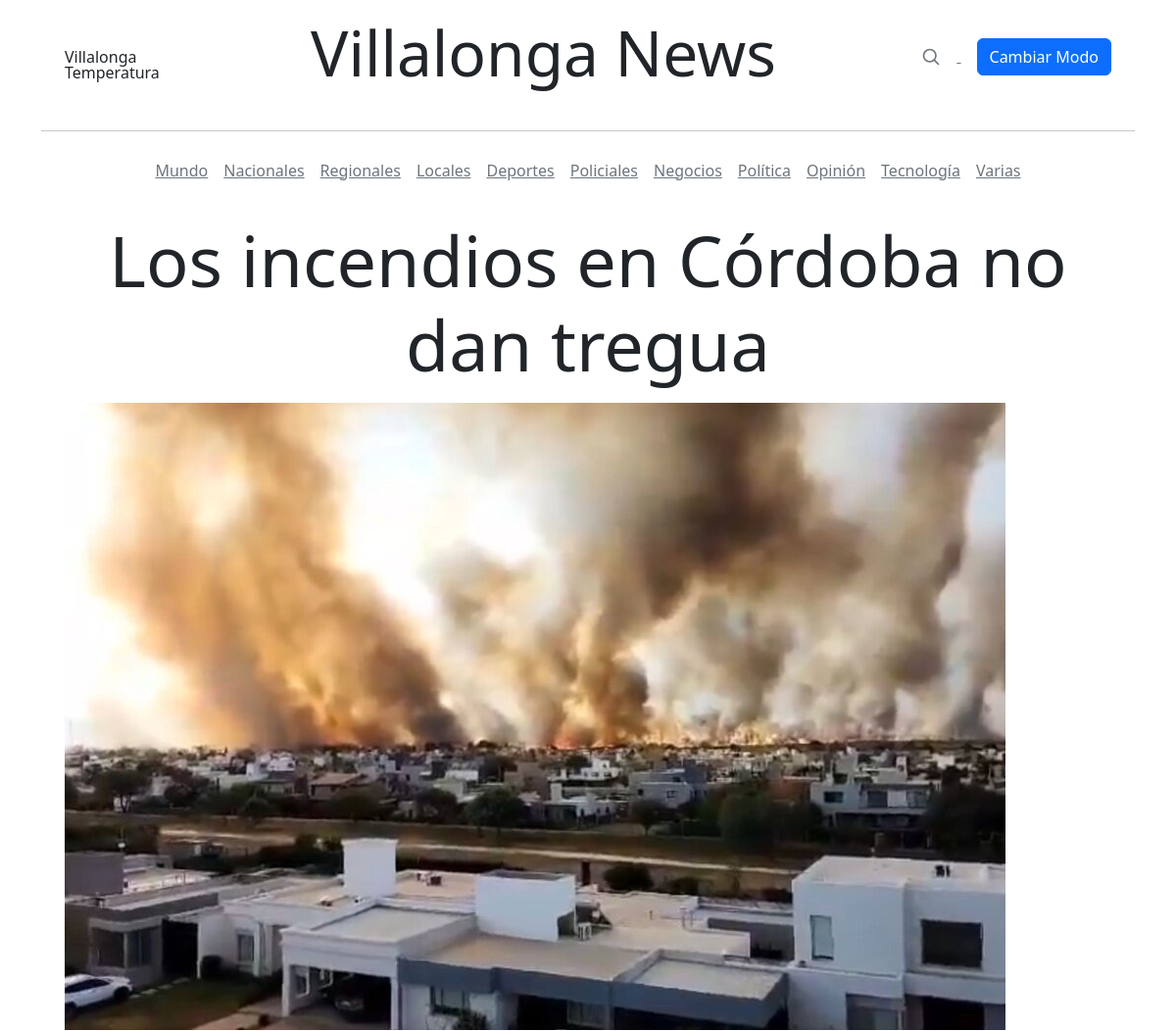
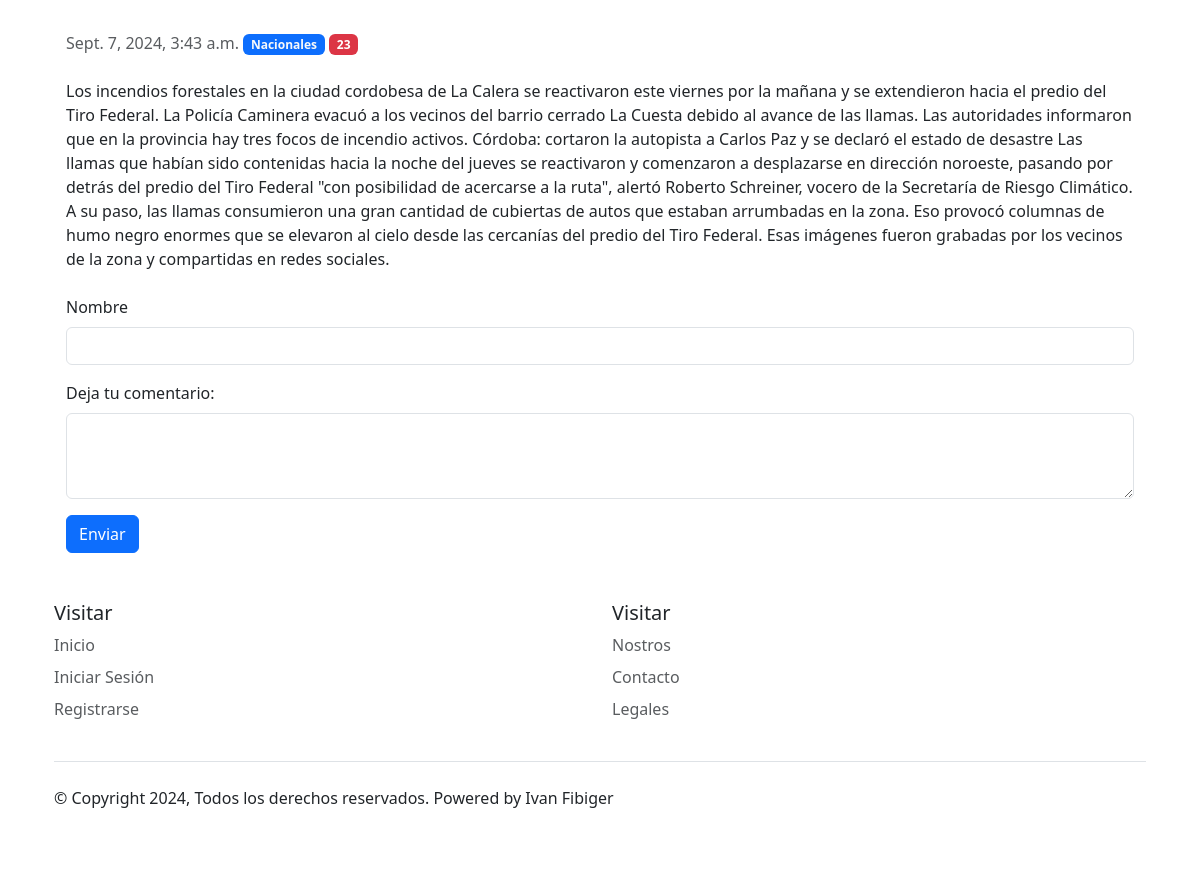
The page /articulo/5/ on the database its author committed (2 pictures, top to bottom).
### core/models.py (models this page shows, shortened)
class Article(models.Model):
    title = models.CharField(max_length=250)
    lead = models.TextField(null=True)
    body = models.TextField()
    media = models.FileField(upload_to='media/', null=True, blank=True)
    media_footer = models.CharField(max_length=250, blank=True)
    author = models.ForeignKey(User, on_delete=models.CASCADE, related_name='articles')
    category = models.ForeignKey(Category, on_delete=models.CASCADE)
    published_date = models.DateTimeField(auto_now_add=True)
    updated_date = models.DateTimeField(auto_now=True)
    is_featured = models.BooleanField(default=False)
    is_important = models.BooleanField(default=False)
    class Meta:
        ordering = ['-published_date']

class Category(models.Model):
    name = models.CharField(max_length=60, unique=True)
    def __str__(self):
        return self.name

### core/views.py (the view)
# urls.py: path('articulo/<int:id>/', views.article_detail, name='article_detail'),
def article_detail(request, id):
    article_detail = get_object_or_404(Article, id=id)
    return render(request, 'articulo.html', {'article_detail': article_detail})

### core/templates/articulo.html (shortened to what this page needs)
{% load static %}
<!DOCTYPE html>
<html lang="es">
<head>
  <link href="https://cdn.jsdelivr.net/npm/bootstrap@5.3.2/dist/css/bootstrap.min.css" rel="stylesheet"
>
  <link rel="stylesheet" type="text/css"
    href="https://cdnjs.cloudflare.com/ajax/libs/slick-carousel/1.8.1/slick.min.css" />
  <link rel="stylesheet" type="text/css"
    href="https://cdnjs.cloudflare.com/ajax/libs/slick-carousel/1.8.1/slick-theme.min.css" />
  <link rel="stylesheet" href="{% static 'css/blog.css' %}">
</head>
<body>
  <div class="container">
<div class="container">
  <header class="blog-header lh-1 py-3">
    <div class="container">
      <div class="row flex-nowrap justify-content-between align-items-center">
        <div class="col-4 col-sm-2">
          <div id="weatherWidget" class="tie-weather-widget is-animated d-none d-sm-block" title="Weather">
            <div class="weather-wrap">
              <div class="weather-forecast-day small-weather-icons">
                <div class="weather-icon">
                </div>
              </div>
              <div class="city-data">
                <span id="cityName">Villalonga</span>
                <span id="weatherTemp" class="weather-current-temp">Temperatura</span>
              </div>
            </div>
          </div>
        </div>
        <div class="col-4 col-sm-6 text-center">
          <h1 class="display-3 text-center"><a class="blog-header-logo text-dark" href="{% url 'index' %}" id="titulo-principal">Villalonga News</a></h1>
        </div>
        <div class="col-4 col-sm-3 text-end">
          <div id="collapseButtons" class="collapse d-sm-block">
            <a class="link-secondary me-3 d-none d-sm-inline" href="#" aria-label="Search">
              <svg xmlns="http://www.w3.org/2000/svg" width="20" height="20" fill="none" stroke="currentColor"
                stroke-linecap="round" stroke-linejoin="round" stroke-width="2" class="mx-3" role="img"
                viewBox="0 0 24 24">
                <title>Search</title>
                <circle cx="10.5" cy="10.5" r="7.5"></circle>
                <path d="M21 21l-5.2-5.2"></path>
              </svg>
            </a>
            <button id="modoBtn" class="btn btn-primary">Cambiar Modo</button>
          </div>
        </div>
      </div>
    </div>
  </header>
</div>
<hr>
<div class="nav-scroller py-1 mb-2">
  <nav class="nav d-flex justify-content-center">
    <a class="p-2 link-secondary" href="{% url 'category_detail' 'Mundo' %}">Mundo</a>
    <a class="p-2 link-secondary" href="{% url 'category_detail' 'Nacionales' %}">Nacionales</a>
    <a class="p-2 link-secondary" href="{% url 'category_detail' 'Regionales' %}">Regionales</a>
    <a class="p-2 link-secondary" href="{% url 'category_detail' 'Locales' %}">Locales</a>
    <a class="p-2 link-secondary" href="{% url 'category_detail' 'Deportes' %}">Deportes</a>
    <a class="p-2 link-secondary" href="{% url 'category_detail' 'Policiales' %}">Policiales</a>
    <a class="p-2 link-secondary" href="{% url 'category_detail' 'Negocios' %}">Negocios</a>
    <a class="p-2 link-secondary" href="{% url 'category_detail' 'Politica' %}">Política</a>
    <a class="p-2 link-secondary" href="{% url 'category_detail' 'Opinión' %}">Opinión</a>
    <a class="p-2 link-secondary" href="{% url 'category_detail' 'Tecnologia' %}">Tecnología</a>
    <a class="p-2 link-secondary" href="{% url 'category_detail' 'Varias' %}">Varias</a>
  </nav>
</div>
  <div class="container-fluid">
    <main class="mt-4">
      <div class="container">
        <h2 class="mb-3 text-center display-2">{{article_detail.title}}</h2>
        <img src="{{ article_detail.media.url }}" alt="{{ article_detail.title }}" class="img-fluid mb-3">
        <span class="text-muted mr-2">{{ article_detail.published_date }}</span>
        <span class="badge bg-primary text-light mr-2">{{ article_detail.category}}</span>
        <span class="badge bg-danger"> 23</span>
        <p class="mt-4">
          {{article_detail.body}}
        </p>
        <form action="" class="mt-4">
          <div class="mb-3">
            <label for="FormControlInput1" class="form-label">Nombre</label>
            <input type="email" class="form-control" id="FormControlInput1">
          </div>
          <div class="mb-3">
            <label for="FormControlTextarea1" class="form-label">Deja tu comentario: </label>
            <textarea class="form-control" id="FormControlTextarea1" rows="3"></textarea>
          </div>
          <button type="button" class="btn btn-primary">Enviar</button>
        </form>
      </div>
    </main>
  </div>
    <div class="container">
      <footer class="py-5">
        <div class="row">
          <div class="col-6 col-md-6 mb-2">
            <h5>Visitar</h5>
            <ul class="nav flex-column">
              <li class="nav-item mb-2"><a href="{% url 'index' %}" class="nav-link p-0 text-body-secondary">Inicio</a></li>
              <li class="nav-item mb-2"><a href="#" class="nav-link p-0 text-body-secondary">Iniciar Sesión</a></li>
              <li class="nav-item mb-2"><a href="#" class="nav-link p-0 text-body-secondary">Registrarse</a></li>
            </ul>
          </div>
          <div class="col-6 col-md-6 mb-2">
            <h5>Visitar</h5>
            <ul class="nav flex-column">
              <li class="nav-item mb-2"><a href="#" class="nav-link p-0 text-body-secondary">Nostros</a></li>
              <li class="nav-item mb-2"><a href="#" class="nav-link p-0 text-body-secondary">Contacto</a></li>
              <li class="nav-item mb-2"><a href="#" class="nav-link p-0 text-body-secondary">Legales</a></li>
            </ul>
          </div>
        </div>
        <div class="d-flex flex-column flex-sm-row justify-content-between py-4 my-4 border-top">
          <p>© Copyright 2024, Todos los derechos reservados. Powered by Ivan Fibiger</p>
          <ul class="list-unstyled d-flex">
            <li class="ms-3"><a class="link-body-emphasis" href="#"><svg class="bi" width="24" height="24">
                  <use xlink:href="#twitter"></use>
                </svg></a></li>
            <li class="ms-3"><a class="link-body-emphasis" href="#"><svg class="bi" width="24" height="24">
                  <use xlink:href="#instagram"></use>
                </svg></a></li>
            <li class="ms-3"><a class="link-body-emphasis" href="#"><svg class="bi" width="24" height="24">
                  <use xlink:href="#facebook"></use>
                </svg></a></li>
          </ul>
        </div>
      </footer>
    </div>
  </div>
</body>
</html>

### static/css/blog.css (style rules this page uses)
.container { position: relative; }
#titulo-principal { text-decoration: none; }

### rows shown on the page
Article: title "Los incendios en Córdoba no dan tregua", media (picture), published_date "Sept. 7, 2024, 3:43 a.m.", category "Nacionales", body "Los incendios forestales en la ciudad cordobesa de La Calera se reactivaron este viernes por la mañana y se extendieron hacia el predio del Tiro Federal. La Policía Caminera evacuó a los vecinos del barrio cerrado La Cuesta debido al avance de las llamas. Las autoridades informaron que en la provincia hay tres focos de incendio activos. Córdoba: cortaron la autopista a Carlos Paz y se declaró el estado de desastre Las llamas que habían sido contenidas hacia la noche del jueves se reactivaron y comenzaron a desplazarse en dirección noroeste, pasando por detrás del predio del Tiro Federal \"con posibilidad de acercarse a la ruta\", alertó Roberto Schreiner, vocero de la Secretaría de Riesgo…"
